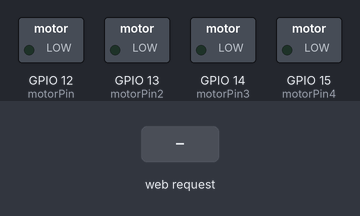
Bench run of a sketch on a simulated ESP32. Parts: switched loads named in the sketch (green lamp = pin HIGH). The test bench sets the inputs (shaded band). WiFi joins after 1.5 s; servers stay silent unless stated; what the sketch prints to the serial monitor is not drawn.

Above: at 2.7 s.
2.8 s: HTTP request GET /motor/on received
At 4.0 s:
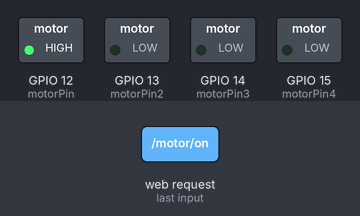
4.3 s: HTTP request GET /motor2/on received
At 5.2 s:
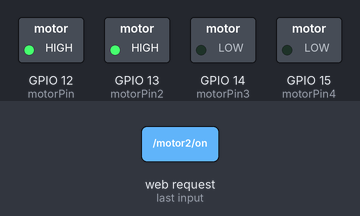
5.8 s: HTTP request GET /motor/off received
At 6.4 s:
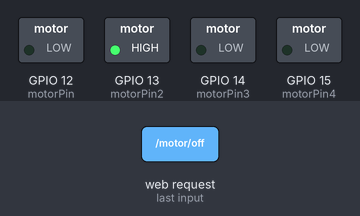
7.3 s: HTTP request GET /motor3/on received
At 7.6 s:
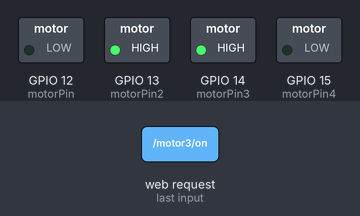
8.8 s: HTTP request GET /motor2/off received
At 9.9 s:
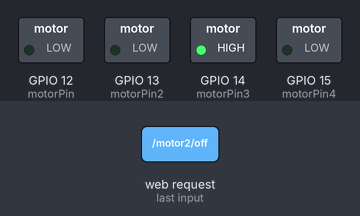
10.3 s: HTTP request GET /motor4/on received
At 11.0 s:
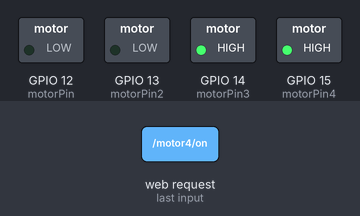
Timing chart, 0 to 12.8 s (numbered marks = the images above; inputs shaded):
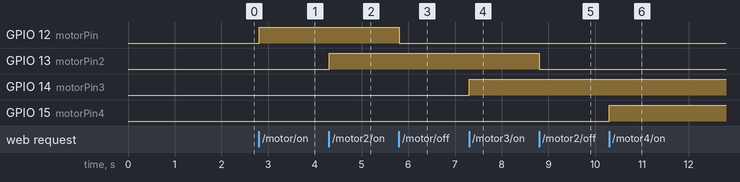

The sketch:

HardwareCode.ino
```cpp
/*********
  Rui Santos
  Complete project details at https://randomnerdtutorials.com
*********/

// Load Wi-Fi library
#include <WiFi.h>

// Replace with your network credentials
const char* ssid = "Ryan";
const char* password = "12345678";

// Set web server port number to 80
WiFiServer server(80);

// Variable to store the HTTP request
String header;

// Auxiliar variables to store the current output state
String motorState = "off";
String motorState2 = "off";
String motorState3 = "off";
String motorState4 = "off";
// Assign output variable to the motor control pin
const int motorPin = 12;  // Replace with the actual pin connected to the motor control pin on the H-bridge
const int motorPin2 =13;
const int motorPin3 =14;
const int motorPin4 =15;

// Current time
unsigned long currentTime = millis();
// Previous time
unsigned long previousTime = 0;
// Define timeout time in milliseconds (example: 2000ms = 2s)
const long timeoutTime = 2000;

void setup() {
  Serial.begin(115200);
  // Initialize the motor control pin as an output
  pinMode(motorPin, OUTPUT);
  pinMode(motorPin2,OUTPUT);
  pinMode(motorPin3,OUTPUT);
  pinMode(motorPin4,OUTPUT);
  // Set the motor pin to LOW
  digitalWrite(motorPin, LOW);
  digitalWrite(motorPin2, LOW);
  digitalWrite(motorPin3, LOW);
  digitalWrite(motorPin4, LOW);

  // Connect to Wi-Fi network with SSID and password
  Serial.print("Connecting to ");
  Serial.println(ssid);
  WiFi.begin(ssid, password);
  while (WiFi.status() != WL_CONNECTED) {
    delay(500);
    Serial.print(".");
  }
  // Print local IP address and start web server
  Serial.println("");
  Serial.println("WiFi connected.");
  Serial.println("IP address: ");
  Serial.println(WiFi.localIP());
  server.begin();
}

void loop(){
  WiFiClient client = server.available();   // Listen for incoming clients

  if (client) {                             // If a new client connects,
    currentTime = millis();
    previousTime = currentTime;
    Serial.println("New Client.");          // print a message out in the serial port
    String currentLine = "";                // make a String to hold incoming data from the client
    while (client.connected() && currentTime - previousTime <= timeoutTime) {  // loop while the client's connected
      currentTime = millis();
      if (client.available()) {             // if there's bytes to read from the client,
        char c = client.read();             // read a byte, then
        Serial.write(c);                    // print it out the serial monitor
        header += c;
        if (c == '\n') {                    // if the byte is a newline character
          // if the current line is blank, you got two newline characters in a row.
          // that's the end of the client HTTP request, so send a response:
          if (currentLine.length() == 0) {
            // HTTP headers always start with a response code (e.g. HTTP/1.1 200 OK)
            // and a content-type so the client knows what's coming, then a blank line:
            client.println("HTTP/1.1 200 OK");
            client.println("Content-type:text/html");
            client.println("Connection: close");
            client.println();

            // turns the motor on and off
            if (header.indexOf("GET /motor/on") >= 0) {
              Serial.println("Motor on");
              motorState = "on";
              digitalWrite(motorPin, HIGH);
            } else if (header.indexOf("GET /motor/off") >= 0) {
              Serial.println("Motor off");
              motorState = "off";
              digitalWrite(motorPin, LOW);
            }

            if (header.indexOf("GET /motor2/on") >= 0) {
              Serial.println("Motor on");
              motorState2 = "on";
              digitalWrite(motorPin2, HIGH);
            } else if (header.indexOf("GET /motor2/off") >= 0) {
              Serial.println("Motor off");
              motorState2 = "off";
              digitalWrite(motorPin2, LOW);
            }

            if (header.indexOf("GET /motor3/on") >= 0) {
              Serial.println("Motor on");
              motorState3 = "on";
              digitalWrite(motorPin3, HIGH);
            } else if (header.indexOf("GET /motor3/off") >= 0) {
              Serial.println("Motor off");
              motorState3 = "off";
              digitalWrite(motorPin3, LOW);
            }

            if (header.indexOf("GET /motor4/on") >= 0) {
              Serial.println("Motor on");
              motorState4 = "on";
              digitalWrite(motorPin4, HIGH);
            } else if (header.indexOf("GET /motor4/off") >= 0) {
              Serial.println("Motor off");
              motorState4 = "off";
              digitalWrite(motorPin4, LOW);
            }


            // Display the HTML web page
            client.println("<!DOCTYPE html><html>");
            client.println("<head><meta name=\"viewport\" content=\"width=device-width, initial-scale=1\">");
            client.println("<link rel=\"icon\" href=\"data:,\">");
            // CSS to style the on/off buttons
            // Feel free to change the background-color and font-size attributes to fit your preferences
            client.println("<style>html { font-family: Helvetica; display: inline-block; margin: 0px auto; text-align: center;}");
            client.println(".button { background-color: #4CAF50; border: none; color: white; padding: 16px 40px;");
            client.println("text-decoration: none; font-size: 30px; margin: 2px; cursor: pointer;}");
            client.println(".button2 {background-color: #555555;}</style></head>");

            // Web Page Heading
            client.println("<body><h1>Gerder</h1>");

            // Display current state, and ON/OFF buttons for the motor
            client.println("<p>25% " + motorState + "</p>");
            // If the motorState is off, it displays the ON button
            if (motorState=="off") {
              client.println("<p><a href=\"/motor/on\"><button class=\"button\">ON</button></a></p>");
            } else {
              client.println("<p><a href=\"/motor/off\"><button class=\"button button2\">OFF</button></a></p>");
            }

            client.println("<p>50% " + motorState2 + "</p>");
            // If the motorState is off, it displays the ON button
            if (motorState2=="off") {
              client.println("<p><a href=\"/motor2/on\"><button class=\"button\">ON</button></a></p>");
            } else {
              client.println("<p><a href=\"/motor2/off\"><button class=\"button button2\">OFF</button></a></p>");
            }


            client.println("<p>75% " + motorState3 + "</p>");
            // If the motorState is off, it displays the ON button
            if (motorState3=="off") {
              client.println("<p><a href=\"/motor3/on\"><button class=\"button\">ON</button></a></p>");
            } else {
              client.println("<p><a href=\"/motor3/off\"><button class=\"button button2\">OFF</button></a></p>");
            }

            client.println("<p>100% " + motorState4 + "</p>");
            // If the motorState is off, it displays the ON button
            if (motorState4=="off") {
              client.println("<p><a href=\"/motor4/on\"><button class=\"button\">ON</button></a></p>");
            } else {
              client.println("<p><a href=\"/motor4/off\"><button class=\"button button2\">OFF</button></a></p>");
            }


            client.println("</body></html>");

            // The HTTP response ends with another blank line
            client.println();
            // Break out of the while loop
            break;
          } else { // if you got a newline, then clear currentLine
            currentLine = "";
          }
        } else if (c != '\r') {  // if you got anything else but a carriage return character,
          currentLine += c;      // add it to the end of the currentLine
        }
      }
    }
    // Clear the header variable
    header = "";
    // Close the connection
    client.stop();
    Serial.println("Client disconnected.");
    Serial.println("");
  }
}
```

Measured:
- after the input at 2.8 s, GPIO 12 (motorPin): LOW → HIGH at once
- after the input at 4.3 s, GPIO 13 (motorPin2): LOW → HIGH at once
- after the input at 5.8 s, GPIO 12 (motorPin): HIGH → LOW at once
- after the input at 7.3 s, GPIO 14 (motorPin3): LOW → HIGH at once
- after the input at 8.8 s, GPIO 13 (motorPin2): HIGH → LOW at once
- after the input at 10.3 s, GPIO 15 (motorPin4): LOW → HIGH at once
